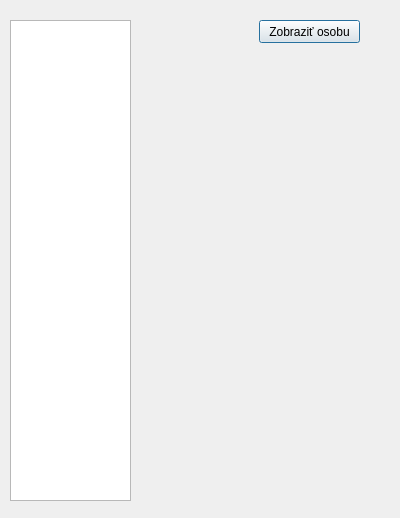
<?xml version="1.0" encoding="UTF-8"?>
<ui version="4.0">
 <class>ShowPerson</class>
 <widget class="QDialog" name="ShowPerson">
  <property name="geometry">
   <rect>
    <x>0</x>
    <y>0</y>
    <width>400</width>
    <height>518</height>
   </rect>
  </property>
  <property name="windowTitle">
   <string>Dialog</string>
  </property>
  <widget class="QListWidget" name="listWidget">
   <property name="geometry">
    <rect>
     <x>10</x>
     <y>20</y>
     <width>121</width>
     <height>481</height>
    </rect>
   </property>
  </widget>
  <widget class="QPushButton" name="pushButton">
   <property name="geometry">
    <rect>
     <x>259</x>
     <y>20</y>
     <width>101</width>
     <height>23</height>
    </rect>
   </property>
   <property name="text">
    <string>Zobraziť osobu</string>
   </property>
  </widget>
 </widget>
 <resources/>
 <connections/>
</ui>
